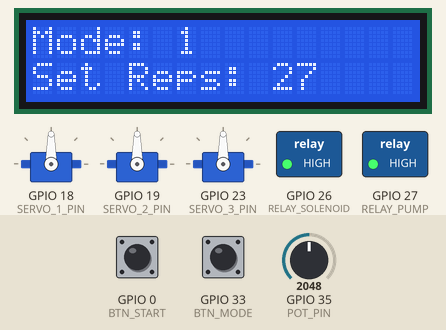
Recording of a sketch running on a simulated ESP32. Parts: 16×2 character LCD, 3 × servo, switched loads named in the sketch (green lamp = pin HIGH). The inputs (shaded band) are chosen by the test bench; at power-on: GPIO 0 (BTN_START) HIGH, GPIO 33 (BTN_MODE) HIGH, GPIO 35 (POT_PIN) = 2048. What the sketch prints to the serial monitor is not drawn.

Above: at 1.7 s.
1.8 s: GPIO 0 (BTN_START) pulled LOW for 0.15 s
At 3.0 s:
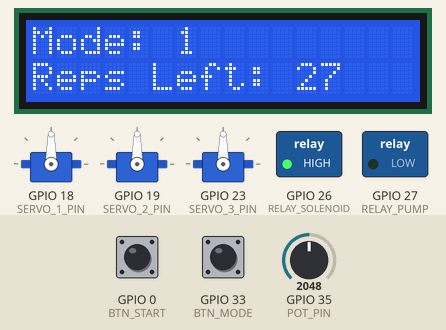
4.9 s: GPIO 0 (BTN_START) pulled LOW for 1 s
At 5.3 s:
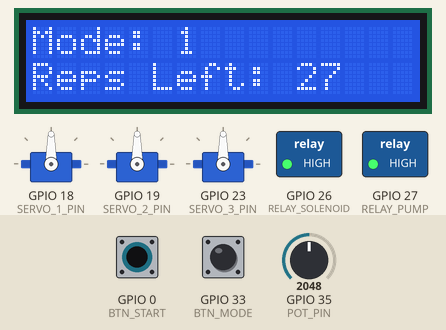
8.9 s: GPIO 33 (BTN_MODE) pulled LOW for 0.15 s
At 10.5 s:
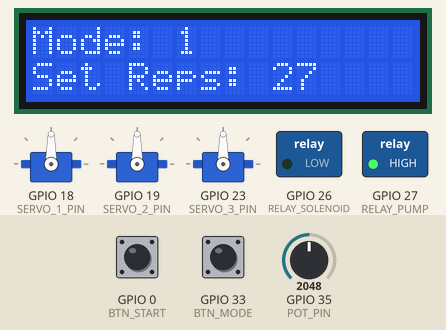
12.0 s: GPIO 0 (BTN_START) pulled LOW for 0.15 s
At 14.6 s:
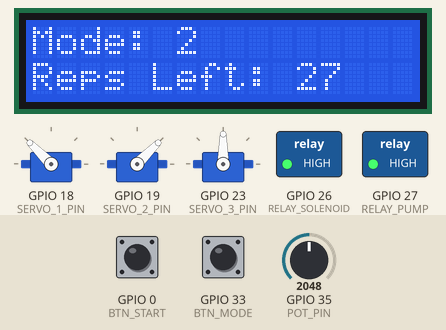
Timing chart, 0 to 18.7 s (numbered marks = the images above; inputs shaded):
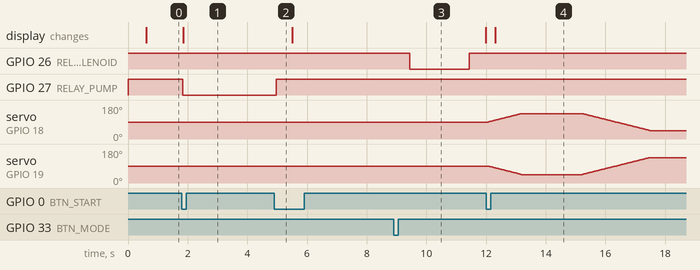

The sketch:

Integrated_V2.ino
```cpp
#include <Wire.h>
#include <LiquidCrystal_I2C.h>
#include <ESP32Servo.h>

// -------------------- PIN ASSIGNMENTS --------------------
#define BTN_MODE 33
#define BTN_START 0
#define RELAY_SOLENOID 26
#define RELAY_PUMP 27
#define SERVO_1_PIN 18
#define SERVO_2_PIN 19
#define SERVO_3_PIN 23
#define POT_PIN 35
#define I2C_SDA 21
#define I2C_SCL 22

// -------------------- GLOBAL OBJECTS --------------------
LiquidCrystal_I2C lcd(0x27, 16, 2);
Servo servo1, servo2, servo3;

// -------------------- VARIABLES --------------------
bool running = false;
int mode = 1;
int setReps = 10;
int remainingReps = 0;
bool solenoidState = false;

// -------------------- MODE 1 VARIABLES --------------------
unsigned long lastToggleTime = 0;

// -------------------- MODE 2 + 3 (Servo) VARIABLES --------------------
int pos1 = 90, pos2 = 90, pos3 = 90;
int target1 = 135, target2 = 45;
int servo3Dir = 1;
int phase = 0; // for servo pair phase control

unsigned long lastStepTime = 0;
unsigned long stepDelay = 25;
bool pausing = false;
unsigned long pauseStart = 0;
unsigned long pauseDuration = 1000; // 1 sec pause at extremes

// -------------------- DEBOUNCE --------------------
unsigned long lastDebounceTime_mode = 0;
unsigned long lastDebounceTime_start = 0;
const unsigned long debounceDelay = 250;
bool lastButtonState_mode = HIGH;
bool lastButtonState_start = HIGH;

// -------------------- FUNCTION DECLARATIONS --------------------
void updateLCD();
void mode1_process();
void mode2_process();
void mode3_process();
void resetRelaysAndServos();
void goNeutral();

// -------------------- SETUP --------------------
void setup() {
  Serial.begin(115200);

  pinMode(BTN_MODE, INPUT_PULLUP);
  pinMode(BTN_START, INPUT_PULLUP);
  pinMode(RELAY_SOLENOID, OUTPUT);
  pinMode(RELAY_PUMP, OUTPUT);
  digitalWrite(RELAY_SOLENOID, HIGH);
  digitalWrite(RELAY_PUMP, HIGH);

  Wire.begin(I2C_SDA, I2C_SCL);
  lcd.init();
  lcd.backlight();

  // Servos
  servo1.attach(SERVO_1_PIN);
  servo2.attach(SERVO_2_PIN);
  servo3.attach(SERVO_3_PIN);
  goNeutral();

  updateLCD();
}

// -------------------- LOOP --------------------
void loop() {
  bool currentModeState = digitalRead(BTN_MODE);
  bool currentStartState = digitalRead(BTN_START);

  // --- Mode Button ---
  if (currentModeState == LOW && lastButtonState_mode == HIGH && (millis() - lastDebounceTime_mode > debounceDelay)) {
    lastDebounceTime_mode = millis();

    int previousMode = mode;   // store old mode before changing
    goNeutral();

    mode++;
    if (mode > 3) mode = 1;

    // Handle transitions between modes
    handleModeTransition(previousMode, mode);

    Serial.print("Mode changed to: ");
    Serial.println(mode);

    running = false;
    resetRelaysAndServos();
    updateLCD();
  }

  lastButtonState_mode = currentModeState;

  // --- Start/Stop Button ---
  if (currentStartState == LOW && lastButtonState_start == HIGH && (millis() - lastDebounceTime_start > debounceDelay)) {
    lastDebounceTime_start = millis();
    running = !running;
    Serial.print("Running: ");
    Serial.println(running);
    if (running) {
      remainingReps = setReps;
      pausing = false;
      phase = 0;
    } else {
      resetRelaysAndServos();
    }
    updateLCD();
  }
  lastButtonState_start = currentStartState;

  // Adjust reps when idle
  if (!running) {
    int potValue = analogRead(POT_PIN);
    setReps = map(potValue, 0, 4095, 5, 50);
  }

  // Execute mode logic
  if (running) {
    if (mode == 1) mode1_process();
    else if (mode == 2) mode2_process();
    else if (mode == 3) mode3_process();
  }

  updateLCD();
  delay(50);
}

// ------------------------------------------------------------
// MODE 1: Air Pump + Solenoid Toggle
// ------------------------------------------------------------
void mode1_process() {
  digitalWrite(RELAY_PUMP, LOW); // Pump ON
  unsigned long currentTime = millis();

  if (currentTime - lastToggleTime >= 5000) { // toggle every 5 sec
    solenoidState = !solenoidState;
    digitalWrite(RELAY_SOLENOID, solenoidState ? LOW : HIGH);
    lastToggleTime = currentTime;

    if (!solenoidState) {
      remainingReps--;
      Serial.print("Remaining Reps: ");
      Serial.println(remainingReps);

      if (remainingReps <= 0) {
        running = false;
        resetRelaysAndServos();
        updateLCD();
      }
    }
  }
}

// ------------------------------------------------------------
// MODE 2: Dual Servo (Servo1 + Servo2)
// ------------------------------------------------------------
void mode2_process() {
  // Run one full repetition cycle
  for (int i = 90; i <= 135; i++) {
    servo1.write(i);
    servo2.write(180 - i);
    delay(25);
  }

  delay(2000); // pause at extreme

  for (int i = 135; i >= 90; i--) {
    servo1.write(i);
    servo2.write(180 - i);
    delay(25);
  }

  for (int i = 90; i >= 45; i--) {
    servo1.write(i);
    servo2.write(180 - i);
    delay(25);
  }

  delay(2000); // pause at other extreme

  for (int i = 45; i <= 90; i++) {
    servo1.write(i);
    servo2.write(180 - i);
    delay(25);
  }

  // One repetition complete
  delay(2000);
  remainingReps--;
  Serial.print("Remaining Reps: ");
  Serial.println(remainingReps);

  if (remainingReps <= 0) {
    running = false;
    resetRelaysAndServos();
    updateLCD();
  }
}

// ------------------------------------------------------------
// MODE 3: Single Servo (Servo3)
// ------------------------------------------------------------
void mode3_process() {
  unsigned long currentTime = millis();

  if (pausing) {
    if (currentTime - pauseStart >= pauseDuration) {
      pausing = false;
    } else {
      return; // still pausing
    }
  }

  if (currentTime - lastStepTime >= stepDelay) {
    lastStepTime = currentTime;

    pos3 += servo3Dir;
    servo3.write(pos3);

    if (pos3 >= 135) {
      servo3Dir = -1;
      pausing = true;
      pauseStart = millis();
    }
    if (pos3 <= 45) {
      servo3Dir = 1;
      pausing = true;
      pauseStart = millis();
      remainingReps--;
      Serial.print("Remaining Reps: ");
      Serial.println(remainingReps);
      if (remainingReps <= 0) {
        running = false;
        updateLCD();
        return;
      }
    }
  }
}

// ------------------------------------------------------------
// RESET RELAYS & SERVOS
// ------------------------------------------------------------
void resetRelaysAndServos() {
  digitalWrite(RELAY_SOLENOID, HIGH);
  digitalWrite(RELAY_PUMP, HIGH);
  goNeutral();
}

// ------------------------------------------------------------
// GO TO NEUTRAL POSITION
// ------------------------------------------------------------
void goNeutral() {
  pos1 = pos2 = pos3 = 90;
  target1 = target2 = 90;
  servo1.write(90);
  servo2.write(90);
  servo3.write(90);
  delay(500);
}

// ------------------------------------------------------------
// LCD DISPLAY
// ------------------------------------------------------------
void updateLCD() {
  lcd.clear();
  lcd.setCursor(0, 0);
  lcd.print("Mode: ");
  lcd.print(mode);

  lcd.setCursor(0, 1);
  if (!running) {
    lcd.print("Set Reps: ");
    lcd.print(setReps);
  } else {
    lcd.print("Reps Left: ");
    lcd.print(remainingReps);
  }
}

// ------------------------------------------------------------
// HANDLE MODE TRANSITIONS
// ------------------------------------------------------------
void handleModeTransition(int oldMode, int newMode) {
  Serial.print("Transition: Mode ");
  Serial.print(oldMode);
  Serial.print(" -> Mode ");
  Serial.println(newMode);

  // --- Mode 1 -> Mode 2 ---
  if (oldMode == 1 && newMode == 2) {
    Serial.println("Releasing air: Activating pump for 2s...");
    digitalWrite(RELAY_SOLENOID, LOW);   // Turn ON pump (active LOW)
    delay(2000);                     // Run for 2 seconds
    digitalWrite(RELAY_SOLENOID, HIGH);  // Turn OFF pump
  }

  // --- Mode 2 -> Mode 3 ---
  else if (oldMode == 2 && newMode == 3) {
    Serial.println("Resetting Servo1 and Servo2 to neutral...");
    servo1.write(90);
    servo2.write(90);
    delay(500);
  }

  // --- Mode 3 -> Mode 1 ---
  else if (oldMode == 3 && newMode == 1) {
    Serial.println("Resetting Servo3 to neutral...");
    servo3.write(90);
    delay(500);
  }
}
```

Measured:
- after the input at 1.8 s, GPIO 27 (RELAY_PUMP): HIGH → LOW at once; the display: changes after 0.05 s (image 1)
- after the input at 4.9 s, GPIO 26 (RELAY_SOLENOID): stays HIGH (without the input it goes to LOW after 0.13 s); GPIO 27 (RELAY_PUMP): LOW → HIGH after 0.06 s
- after the input at 8.9 s, GPIO 26 (RELAY_SOLENOID): HIGH → LOW after 0.54 s, → HIGH 2.0 s later
- after the input at 12.0 s, servo on GPIO 18 (SERVO_1_PIN): rises from 90° to 135° in 1.1 s, then falls to 45° in 4.3 s; the display: changes after 0.30 s (image 4)
